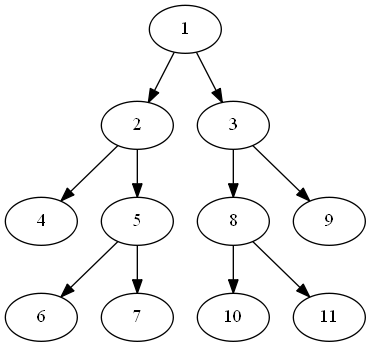

This chart was generated by the following Python code:
import pygraphviz as pgv
 
A=pgv.AGraph(directed=True,strict=True)
A.add_edge(1,2)
A.add_edge(1,3)
A.add_edge(2,4)
A.add_edge(2,5)
A.add_edge(5,6)
A.add_edge(5,7)
A.add_edge(3,8)
A.add_edge(3,9)
A.add_edge(8,10)
A.add_edge(8,11)
A.graph_attr['epsilon']='0.001'
print (A.string() )# print dot file to standard output
A.write('fooOld.dot')
A.layout('dot') # layout with dot
A.draw('fooOld.png') # write to file
